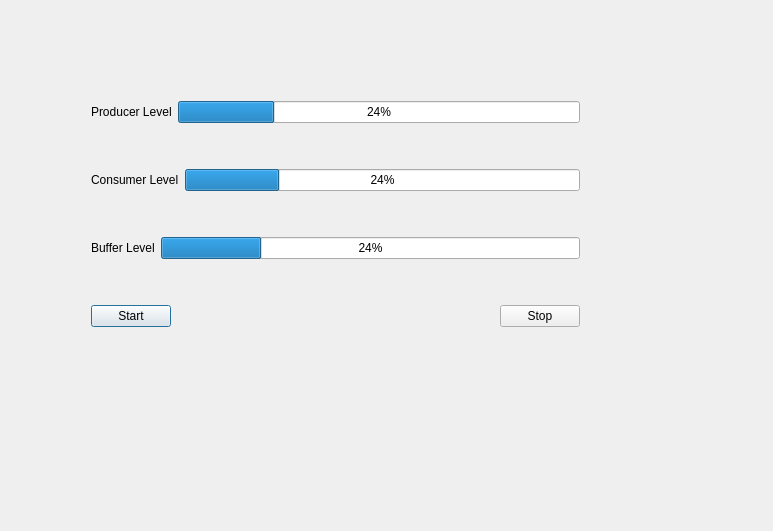
<?xml version="1.0" encoding="UTF-8"?>
<ui version="4.0">
 <class>Test_Thread</class>
 <widget class="QDialog" name="Test_Thread">
  <property name="geometry">
   <rect>
    <x>0</x>
    <y>0</y>
    <width>773</width>
    <height>531</height>
   </rect>
  </property>
  <property name="windowTitle">
   <string>Test_Thread</string>
  </property>
  <widget class="QWidget" name="layoutWidget">
   <property name="geometry">
    <rect>
     <x>80</x>
     <y>50</y>
     <width>511</width>
     <height>331</height>
    </rect>
   </property>
   <layout class="QVBoxLayout" name="verticalLayout">
    <item>
     <layout class="QHBoxLayout" name="horizontalLayout">
      <item>
       <widget class="QLabel" name="label">
        <property name="text">
         <string>Producer Level</string>
        </property>
       </widget>
      </item>
      <item>
       <widget class="QProgressBar" name="progressBar1">
        <property name="value">
         <number>24</number>
        </property>
       </widget>
      </item>
     </layout>
    </item>
    <item>
     <layout class="QHBoxLayout" name="horizontalLayout_2">
      <item>
       <widget class="QLabel" name="label_2">
        <property name="text">
         <string>Consumer Level</string>
        </property>
       </widget>
      </item>
      <item>
       <widget class="QProgressBar" name="progressBar2">
        <property name="value">
         <number>24</number>
        </property>
       </widget>
      </item>
     </layout>
    </item>
    <item>
     <layout class="QHBoxLayout" name="horizontalLayout_3">
      <item>
       <widget class="QLabel" name="label_3">
        <property name="text">
         <string>Buffer Level</string>
        </property>
       </widget>
      </item>
      <item>
       <widget class="QProgressBar" name="progressBar3">
        <property name="value">
         <number>24</number>
        </property>
       </widget>
      </item>
     </layout>
    </item>
    <item>
     <layout class="QHBoxLayout" name="horizontalLayout_4">
      <item>
       <widget class="QPushButton" name="PB_Start">
        <property name="text">
         <string>Start</string>
        </property>
       </widget>
      </item>
      <item>
       <spacer name="horizontalSpacer">
        <property name="orientation">
         <enum>Qt::Horizontal</enum>
        </property>
        <property name="sizeHint" stdset="0">
         <size>
          <width>40</width>
          <height>20</height>
         </size>
        </property>
       </spacer>
      </item>
      <item>
       <widget class="QPushButton" name="PB_Stop">
        <property name="text">
         <string>Stop</string>
        </property>
       </widget>
      </item>
     </layout>
    </item>
   </layout>
  </widget>
 </widget>
 <layoutdefault spacing="6" margin="11"/>
 <resources/>
 <connections/>
</ui>
